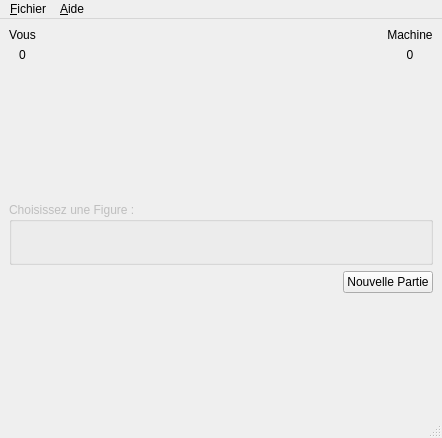
<?xml version="1.0" encoding="UTF-8"?>
<ui version="4.0">
 <class>chifoumi</class>
 <widget class="QMainWindow" name="chifoumi">
  <property name="windowModality">
   <enum>Qt::NonModal</enum>
  </property>
  <property name="geometry">
   <rect>
    <x>0</x>
    <y>0</y>
    <width>442</width>
    <height>438</height>
   </rect>
  </property>
  <property name="windowTitle">
   <string>chifoumi</string>
  </property>
  <property name="layoutDirection">
   <enum>Qt::LeftToRight</enum>
  </property>
  <property name="autoFillBackground">
   <bool>true</bool>
  </property>
  <property name="toolButtonStyle">
   <enum>Qt::ToolButtonTextBesideIcon</enum>
  </property>
  <widget class="QWidget" name="centralwidget">
   <layout class="QVBoxLayout" name="verticalLayout_4">
    <item>
     <layout class="QVBoxLayout" name="VLHaut">
      <property name="sizeConstraint">
       <enum>QLayout::SetFixedSize</enum>
      </property>
      <item>
       <layout class="QHBoxLayout" name="HLHaut">
        <item>
         <layout class="QVBoxLayout" name="VLVous">
          <item>
           <widget class="QLabel" name="LabelNom">
            <property name="text">
             <string>Vous</string>
            </property>
            <property name="alignment">
             <set>Qt::AlignCenter</set>
            </property>
           </widget>
          </item>
          <item>
           <widget class="QLabel" name="ScoreVous">
            <property name="text">
             <string>0</string>
            </property>
            <property name="alignment">
             <set>Qt::AlignCenter</set>
            </property>
           </widget>
          </item>
          <item>
           <layout class="QHBoxLayout" name="HLResVous">
            <item>
             <widget class="QLabel" name="ImageChoix">
              <property name="enabled">
               <bool>true</bool>
              </property>
              <property name="maximumSize">
               <size>
                <width>120</width>
                <height>120</height>
               </size>
              </property>
              <property name="text">
               <string/>
              </property>
              <property name="pixmap">
               <pixmap resource="ressource.qrc">:/image/images/rien_115.png</pixmap>
              </property>
              <property name="scaledContents">
               <bool>true</bool>
              </property>
              <property name="alignment">
               <set>Qt::AlignJustify|Qt::AlignVCenter</set>
              </property>
             </widget>
            </item>
           </layout>
          </item>
         </layout>
        </item>
        <item>
         <spacer name="horizontalSpacer">
          <property name="orientation">
           <enum>Qt::Horizontal</enum>
          </property>
          <property name="sizeHint" stdset="0">
           <size>
            <width>40</width>
            <height>20</height>
           </size>
          </property>
         </spacer>
        </item>
        <item>
         <widget class="QLabel" name="ImageCentre">
          <property name="maximumSize">
           <size>
            <width>60</width>
            <height>60</height>
           </size>
          </property>
          <property name="text">
           <string/>
          </property>
          <property name="pixmap">
           <pixmap resource="ressource.qrc">:/image/images/versus_70.png</pixmap>
          </property>
          <property name="scaledContents">
           <bool>true</bool>
          </property>
         </widget>
        </item>
        <item>
         <spacer name="horizontalSpacer_2">
          <property name="orientation">
           <enum>Qt::Horizontal</enum>
          </property>
          <property name="sizeHint" stdset="0">
           <size>
            <width>40</width>
            <height>20</height>
           </size>
          </property>
         </spacer>
        </item>
        <item>
         <layout class="QVBoxLayout" name="VLMachine">
          <item>
           <widget class="QLabel" name="LabelMachine">
            <property name="text">
             <string>Machine</string>
            </property>
            <property name="alignment">
             <set>Qt::AlignCenter</set>
            </property>
           </widget>
          </item>
          <item>
           <widget class="QLabel" name="ScoreMachine">
            <property name="text">
             <string>0</string>
            </property>
            <property name="alignment">
             <set>Qt::AlignCenter</set>
            </property>
           </widget>
          </item>
          <item>
           <layout class="QHBoxLayout" name="HLResMachine">
            <item>
             <widget class="QLabel" name="ImageVous">
              <property name="maximumSize">
               <size>
                <width>120</width>
                <height>120</height>
               </size>
              </property>
              <property name="text">
               <string/>
              </property>
              <property name="pixmap">
               <pixmap resource="ressource.qrc">:/image/images/rien.gif</pixmap>
              </property>
              <property name="scaledContents">
               <bool>true</bool>
              </property>
             </widget>
            </item>
           </layout>
          </item>
         </layout>
        </item>
       </layout>
      </item>
     </layout>
    </item>
    <item>
     <spacer name="verticalSpacer">
      <property name="orientation">
       <enum>Qt::Vertical</enum>
      </property>
      <property name="sizeHint" stdset="0">
       <size>
        <width>20</width>
        <height>40</height>
       </size>
      </property>
     </spacer>
    </item>
    <item>
     <widget class="QGroupBox" name="ChoixFigure">
      <property name="enabled">
       <bool>false</bool>
      </property>
      <property name="title">
       <string>Choisissez une Figure : </string>
      </property>
      <layout class="QHBoxLayout" name="horizontalLayout_5">
       <item>
        <spacer name="horizontalSpacer_3">
         <property name="orientation">
          <enum>Qt::Horizontal</enum>
         </property>
         <property name="sizeHint" stdset="0">
          <size>
           <width>40</width>
           <height>20</height>
          </size>
         </property>
        </spacer>
       </item>
       <item>
        <layout class="QHBoxLayout" name="HLFigureBouton" stretch="0,0,0">
         <property name="sizeConstraint">
          <enum>QLayout::SetFixedSize</enum>
         </property>
         <item>
          <widget class="QPushButton" name="pushButton">
           <property name="enabled">
            <bool>false</bool>
           </property>
           <property name="text">
            <string/>
           </property>
           <property name="icon">
            <iconset resource="ressource.qrc">
             <normaloff>:/image/images/pierre.gif</normaloff>:/image/images/pierre.gif</iconset>
           </property>
           <property name="iconSize">
            <size>
             <width>70</width>
             <height>70</height>
            </size>
           </property>
           <property name="checkable">
            <bool>false</bool>
           </property>
           <property name="autoRepeat">
            <bool>false</bool>
           </property>
           <property name="autoDefault">
            <bool>false</bool>
           </property>
           <property name="default">
            <bool>false</bool>
           </property>
           <property name="flat">
            <bool>true</bool>
           </property>
          </widget>
         </item>
         <item>
          <widget class="QPushButton" name="pushButton_2">
           <property name="text">
            <string/>
           </property>
           <property name="icon">
            <iconset resource="ressource.qrc">
             <normaloff>:/image/images/papier_115.png</normaloff>:/image/images/papier_115.png</iconset>
           </property>
           <property name="iconSize">
            <size>
             <width>70</width>
             <height>70</height>
            </size>
           </property>
           <property name="flat">
            <bool>true</bool>
           </property>
          </widget>
         </item>
         <item>
          <widget class="QPushButton" name="pushButton_3">
           <property name="text">
            <string/>
           </property>
           <property name="icon">
            <iconset resource="ressource.qrc">
             <normaloff>:/image/images/ciseau_115.png</normaloff>:/image/images/ciseau_115.png</iconset>
           </property>
           <property name="iconSize">
            <size>
             <width>70</width>
             <height>70</height>
            </size>
           </property>
           <property name="flat">
            <bool>true</bool>
           </property>
          </widget>
         </item>
        </layout>
       </item>
       <item>
        <spacer name="horizontalSpacer_4">
         <property name="orientation">
          <enum>Qt::Horizontal</enum>
         </property>
         <property name="sizeHint" stdset="0">
          <size>
           <width>40</width>
           <height>20</height>
          </size>
         </property>
        </spacer>
       </item>
      </layout>
     </widget>
    </item>
    <item>
     <layout class="QHBoxLayout" name="HLNouvellePartie">
      <item>
       <spacer name="horizontalSpacer_5">
        <property name="orientation">
         <enum>Qt::Horizontal</enum>
        </property>
        <property name="sizeHint" stdset="0">
         <size>
          <width>40</width>
          <height>20</height>
         </size>
        </property>
       </spacer>
      </item>
      <item>
       <widget class="QPushButton" name="NouvellePartie">
        <property name="text">
         <string>Nouvelle Partie</string>
        </property>
       </widget>
      </item>
     </layout>
    </item>
    <item>
     <spacer name="verticalSpacer_2">
      <property name="orientation">
       <enum>Qt::Vertical</enum>
      </property>
      <property name="sizeHint" stdset="0">
       <size>
        <width>20</width>
        <height>40</height>
       </size>
      </property>
     </spacer>
    </item>
   </layout>
  </widget>
  <widget class="QMenuBar" name="menubar">
   <property name="geometry">
    <rect>
     <x>0</x>
     <y>0</y>
     <width>442</width>
     <height>21</height>
    </rect>
   </property>
   <widget class="QMenu" name="menu_Fichier">
    <property name="title">
     <string>&amp;Fichier</string>
    </property>
    <addaction name="action_Quitter"/>
   </widget>
   <widget class="QMenu" name="menu_Aide">
    <property name="title">
     <string>&amp;Aide</string>
    </property>
    <addaction name="actionA_propos_de"/>
   </widget>
   <addaction name="menu_Fichier"/>
   <addaction name="menu_Aide"/>
  </widget>
  <widget class="QStatusBar" name="statusbar"/>
  <action name="action_Quitter">
   <property name="text">
    <string>&amp;Quitter</string>
   </property>
   <property name="shortcut">
    <string>Alt+Q</string>
   </property>
  </action>
  <action name="actionA_propos_de">
   <property name="text">
    <string>A &amp;propos de ...</string>
   </property>
   <property name="shortcut">
    <string>Alt+P</string>
   </property>
  </action>
 </widget>
 <resources>
  <include location="ressource.qrc"/>
 </resources>
 <connections/>
</ui>
